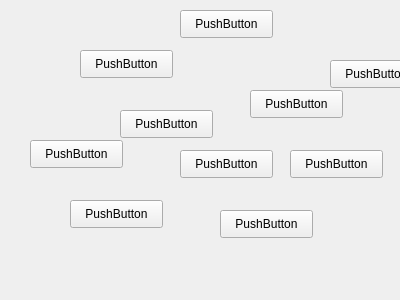
<?xml version="1.0" encoding="UTF-8"?>
<ui version="4.0">
 <class>TestWidgit</class>
 <widget class="QWidget" name="TestWidgit">
  <property name="geometry">
   <rect>
    <x>0</x>
    <y>0</y>
    <width>400</width>
    <height>300</height>
   </rect>
  </property>
  <property name="windowTitle">
   <string>Form</string>
  </property>
  <widget class="QPushButton" name="pushButton_8">
   <property name="geometry">
    <rect>
     <x>60</x>
     <y>360</y>
     <width>93</width>
     <height>28</height>
    </rect>
   </property>
   <property name="text">
    <string>PushButton</string>
   </property>
  </widget>
  <widget class="QPushButton" name="pushButton_10">
   <property name="geometry">
    <rect>
     <x>50</x>
     <y>360</y>
     <width>93</width>
     <height>28</height>
    </rect>
   </property>
   <property name="text">
    <string>PushButton</string>
   </property>
  </widget>
  <widget class="QPushButton" name="pushButton_11">
   <property name="geometry">
    <rect>
     <x>330</x>
     <y>60</y>
     <width>93</width>
     <height>28</height>
    </rect>
   </property>
   <property name="text">
    <string>PushButton</string>
   </property>
  </widget>
  <widget class="QPushButton" name="pushButton_12">
   <property name="geometry">
    <rect>
     <x>120</x>
     <y>110</y>
     <width>93</width>
     <height>28</height>
    </rect>
   </property>
   <property name="text">
    <string>PushButton</string>
   </property>
  </widget>
  <widget class="QPushButton" name="pushButton_13">
   <property name="geometry">
    <rect>
     <x>80</x>
     <y>50</y>
     <width>93</width>
     <height>28</height>
    </rect>
   </property>
   <property name="text">
    <string>PushButton</string>
   </property>
  </widget>
  <widget class="QPushButton" name="pushButton_14">
   <property name="geometry">
    <rect>
     <x>70</x>
     <y>200</y>
     <width>93</width>
     <height>28</height>
    </rect>
   </property>
   <property name="text">
    <string>PushButton</string>
   </property>
  </widget>
  <widget class="QPushButton" name="pushButton_15">
   <property name="geometry">
    <rect>
     <x>30</x>
     <y>140</y>
     <width>93</width>
     <height>28</height>
    </rect>
   </property>
   <property name="text">
    <string>PushButton</string>
   </property>
  </widget>
  <widget class="QPushButton" name="pushButton_16">
   <property name="geometry">
    <rect>
     <x>220</x>
     <y>210</y>
     <width>93</width>
     <height>28</height>
    </rect>
   </property>
   <property name="text">
    <string>PushButton</string>
   </property>
  </widget>
  <widget class="QPushButton" name="pushButton_17">
   <property name="geometry">
    <rect>
     <x>180</x>
     <y>150</y>
     <width>93</width>
     <height>28</height>
    </rect>
   </property>
   <property name="text">
    <string>PushButton</string>
   </property>
  </widget>
  <widget class="QPushButton" name="pushButton_18">
   <property name="geometry">
    <rect>
     <x>290</x>
     <y>150</y>
     <width>93</width>
     <height>28</height>
    </rect>
   </property>
   <property name="text">
    <string>PushButton</string>
   </property>
  </widget>
  <widget class="QPushButton" name="pushButton_19">
   <property name="geometry">
    <rect>
     <x>250</x>
     <y>90</y>
     <width>93</width>
     <height>28</height>
    </rect>
   </property>
   <property name="text">
    <string>PushButton</string>
   </property>
  </widget>
  <widget class="QPushButton" name="pushButton_20">
   <property name="geometry">
    <rect>
     <x>180</x>
     <y>10</y>
     <width>93</width>
     <height>28</height>
    </rect>
   </property>
   <property name="text">
    <string>PushButton</string>
   </property>
  </widget>
 </widget>
 <resources/>
 <connections/>
</ui>
